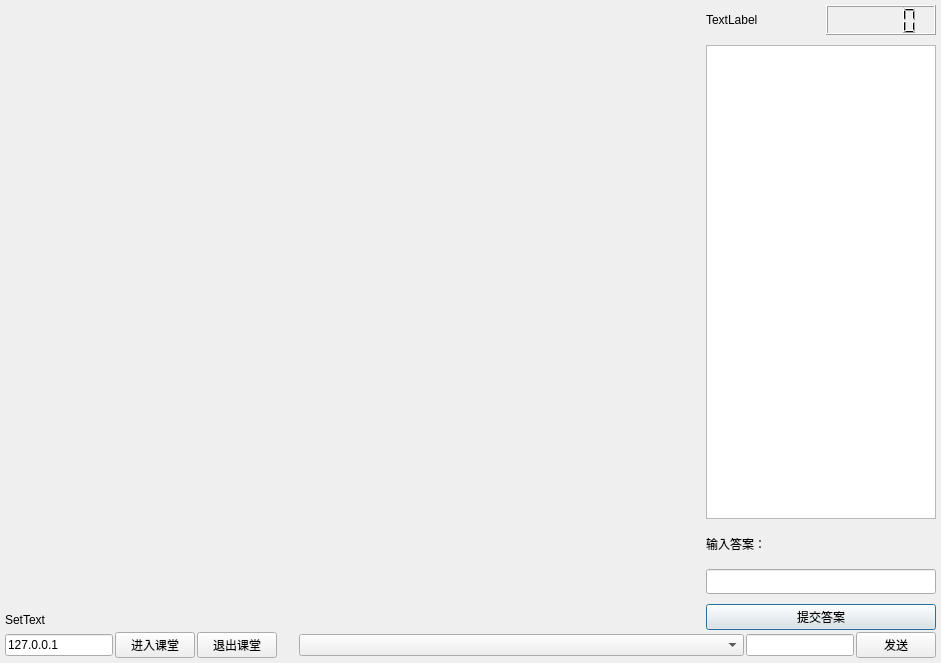
<?xml version="1.0" encoding="UTF-8"?>
<ui version="4.0">
 <class>StudentWindow</class>
 <widget class="QDialog" name="StudentWindow">
  <property name="geometry">
   <rect>
    <x>0</x>
    <y>0</y>
    <width>941</width>
    <height>663</height>
   </rect>
  </property>
  <property name="sizePolicy">
   <sizepolicy hsizetype="Minimum" vsizetype="Minimum">
    <horstretch>0</horstretch>
    <verstretch>0</verstretch>
   </sizepolicy>
  </property>
  <property name="minimumSize">
   <size>
    <width>941</width>
    <height>663</height>
   </size>
  </property>
  <property name="windowTitle">
   <string>Dialog</string>
  </property>
  <layout class="QGridLayout" name="gridLayout">
   <property name="leftMargin">
    <number>5</number>
   </property>
   <property name="topMargin">
    <number>5</number>
   </property>
   <property name="rightMargin">
    <number>5</number>
   </property>
   <property name="bottomMargin">
    <number>5</number>
   </property>
   <property name="spacing">
    <number>5</number>
   </property>
   <item row="0" column="1">
    <layout class="QVBoxLayout" name="verticalLayout" stretch="10,1">
     <property name="spacing">
      <number>2</number>
     </property>
     <item>
      <layout class="QHBoxLayout" name="horizontalLayout_2" stretch="3,1">
       <property name="spacing">
        <number>10</number>
       </property>
       <item>
        <layout class="QVBoxLayout" name="verticalLayout_3" stretch="1,0">
         <item>
          <widget class="QLabel" name="lblSharedScreen">
           <property name="sizePolicy">
            <sizepolicy hsizetype="Preferred" vsizetype="Preferred">
             <horstretch>0</horstretch>
             <verstretch>0</verstretch>
            </sizepolicy>
           </property>
           <property name="text">
            <string/>
           </property>
          </widget>
         </item>
         <item>
          <widget class="QLabel" name="HintLabel">
           <property name="minimumSize">
            <size>
             <width>0</width>
             <height>20</height>
            </size>
           </property>
           <property name="text">
            <string>SetText</string>
           </property>
          </widget>
         </item>
        </layout>
       </item>
       <item>
        <layout class="QVBoxLayout" name="verticalLayout_2" stretch="0,4,0,0,0">
         <item>
          <layout class="QHBoxLayout" name="horizontalLayout_4">
           <item>
            <widget class="QLabel" name="TypeLabel">
             <property name="sizePolicy">
              <sizepolicy hsizetype="Preferred" vsizetype="Minimum">
               <horstretch>0</horstretch>
               <verstretch>0</verstretch>
              </sizepolicy>
             </property>
             <property name="minimumSize">
              <size>
               <width>0</width>
               <height>30</height>
              </size>
             </property>
             <property name="text">
              <string>TextLabel</string>
             </property>
            </widget>
           </item>
           <item>
            <widget class="QLCDNumber" name="TimeDisplay"/>
           </item>
          </layout>
         </item>
         <item>
          <widget class="QTextBrowser" name="QuesText">
           <property name="sizePolicy">
            <sizepolicy hsizetype="Expanding" vsizetype="Preferred">
             <horstretch>0</horstretch>
             <verstretch>0</verstretch>
            </sizepolicy>
           </property>
           <property name="minimumSize">
            <size>
             <width>200</width>
             <height>0</height>
            </size>
           </property>
          </widget>
         </item>
         <item>
          <widget class="QLabel" name="Enterlabel">
           <property name="sizePolicy">
            <sizepolicy hsizetype="Preferred" vsizetype="Minimum">
             <horstretch>0</horstretch>
             <verstretch>0</verstretch>
            </sizepolicy>
           </property>
           <property name="minimumSize">
            <size>
             <width>0</width>
             <height>30</height>
            </size>
           </property>
           <property name="text">
            <string>输入答案：</string>
           </property>
          </widget>
         </item>
         <item>
          <widget class="QLineEdit" name="AnswerEdit">
           <property name="sizePolicy">
            <sizepolicy hsizetype="Expanding" vsizetype="Minimum">
             <horstretch>0</horstretch>
             <verstretch>0</verstretch>
            </sizepolicy>
           </property>
           <property name="minimumSize">
            <size>
             <width>0</width>
             <height>25</height>
            </size>
           </property>
          </widget>
         </item>
         <item>
          <widget class="QPushButton" name="btnSendAns">
           <property name="text">
            <string>提交答案</string>
           </property>
          </widget>
         </item>
        </layout>
       </item>
      </layout>
     </item>
     <item>
      <layout class="QHBoxLayout" name="horizontalLayout">
       <item>
        <widget class="QLineEdit" name="edtIP">
         <property name="sizePolicy">
          <sizepolicy hsizetype="Fixed" vsizetype="Fixed">
           <horstretch>0</horstretch>
           <verstretch>0</verstretch>
          </sizepolicy>
         </property>
         <property name="text">
          <string>127.0.0.1</string>
         </property>
         <property name="placeholderText">
          <string>请输入教师端IP</string>
         </property>
         <property name="clearButtonEnabled">
          <bool>false</bool>
         </property>
        </widget>
       </item>
       <item>
        <widget class="QPushButton" name="btnEnterClass">
         <property name="text">
          <string>进入课堂</string>
         </property>
        </widget>
       </item>
       <item>
        <widget class="QPushButton" name="btnExitClass">
         <property name="text">
          <string>退出课堂</string>
         </property>
        </widget>
       </item>
       <item>
        <spacer name="horizontalSpacer">
         <property name="orientation">
          <enum>Qt::Horizontal</enum>
         </property>
         <property name="sizeType">
          <enum>QSizePolicy::Fixed</enum>
         </property>
         <property name="sizeHint" stdset="0">
          <size>
           <width>20</width>
           <height>10</height>
          </size>
         </property>
        </spacer>
       </item>
       <item>
        <widget class="QComboBox" name="cmbChatList">
         <property name="sizePolicy">
          <sizepolicy hsizetype="Expanding" vsizetype="Fixed">
           <horstretch>0</horstretch>
           <verstretch>0</verstretch>
          </sizepolicy>
         </property>
        </widget>
       </item>
       <item>
        <widget class="QLineEdit" name="edtChat">
         <property name="sizePolicy">
          <sizepolicy hsizetype="Preferred" vsizetype="Fixed">
           <horstretch>0</horstretch>
           <verstretch>0</verstretch>
          </sizepolicy>
         </property>
        </widget>
       </item>
       <item>
        <widget class="QPushButton" name="btnSend">
         <property name="text">
          <string>发送</string>
         </property>
        </widget>
       </item>
      </layout>
     </item>
    </layout>
   </item>
  </layout>
 </widget>
 <resources/>
 <connections/>
</ui>
